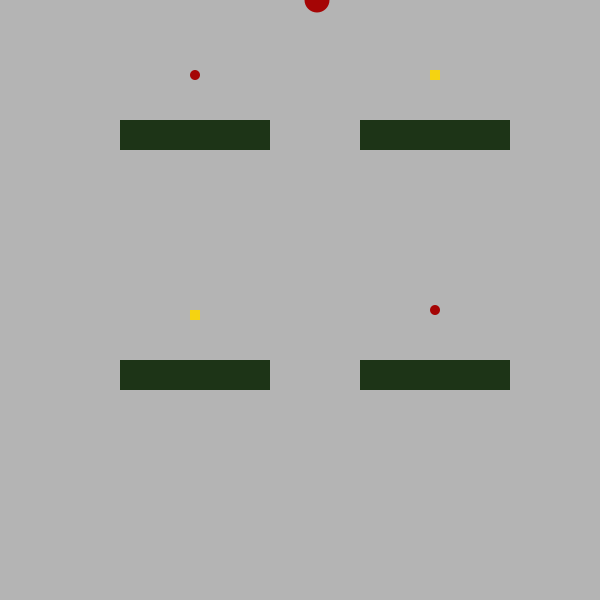
Frame 1 (no input)
Frame 60 (the mouse pressed at the canvas centre just before this capture): identical to frame 1, image omitted
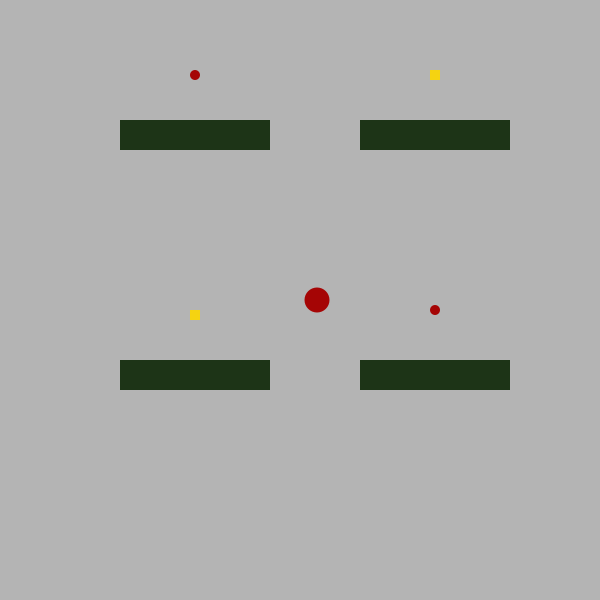
Frame 120 (the mouse held since frame 60 and released just before this capture)

The Processing sketch that drew these frames (run headless with seeded random() and noise(); from frame 60 on, the mouse is pressed at the canvas centre):

// Processing sketch: processing_112421
// ── processing_112421.pde

void setup(){
  size (600,600);
  background(180,180,180);
  
}


void draw(){
  background(180,180,180);
  noStroke();
  fill(29,52,23);
  //stroke(0,255,40);
  strokeWeight(0);
  rect(width/5,width/5,150,30);
  rect(3*width/5,width/5,150,30);
  rect(width/5,3*width/5,150,30);
  rect(3*width/5,3*width/5,150,30);
  fill(165,5,5);
  ellipse(width/2+17,mouseY,25,25);
  ellipse(width/5+75,75,10,10);
  ellipse(3*width/5+75,3*width/5-50,10,10);
  fill(245,211,17);
  rect(3*width/5+70,width/5-50,10,10);
  rect(width/5+70,3*width/5-50,10,10);
 
  
  }
